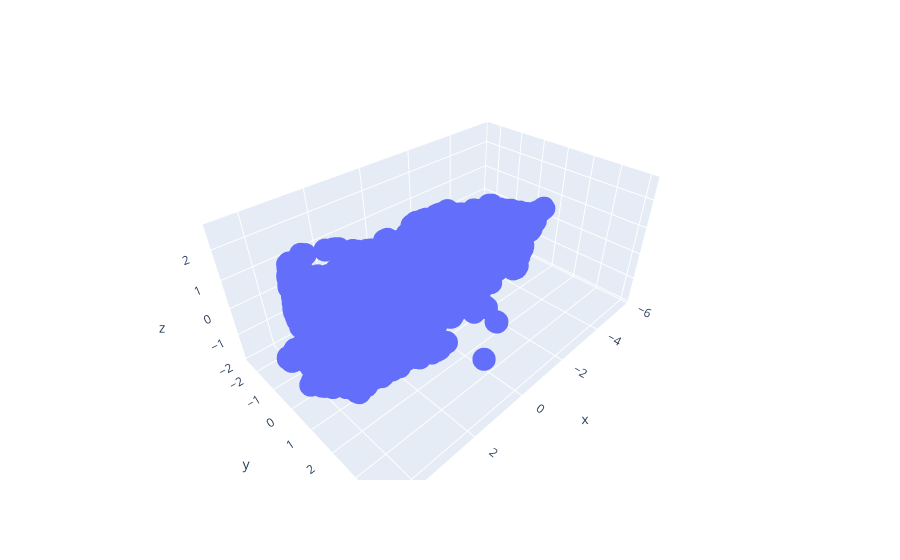

Notebook cell for this chart:
### Code cell
import plotly.express as px
df = px.data.iris()
fig = px.scatter_3d(data, x='x', y='y', z='z', hover_data=['Unnamed: 0'])
fig.show()

### Figure 1 — Plotly figure (JSON) as saved in the notebook; plotly's stock layout.template omitted (floating-point values rounded to 4 significant figures; data arrays with more than 128 entries replaced by an {"elided": "..."} marker saying what was removed)
{"data": [{"customdata": {"elided": "7496x1 str values"}, "hovertemplate": "x=%{x}<br>y=%{y}<br>z=%{z}<br>Unnamed: 0=%{customdata[0]}<extra></extra>", "legendgroup": "", "marker": {"color": "#636efa", "symbol": "circle"}, "mode": "markers", "name": "", "scene": "scene", "showlegend": false, "type": "scatter3d", "x": {"elided": "7496 float values"}, "y": {"elided": "7496 float values"}, "z": {"elided": "7496 float values"}}], "layout": {"legend": {"tracegroupgap": 0}, "margin": {"t": 60}, "scene": {"domain": {"x": [0, 1], "y": [0, 1]}, "xaxis": {"title": {"text": "x"}}, "yaxis": {"title": {"text": "y"}}, "zaxis": {"title": {"text": "z"}}}}}
